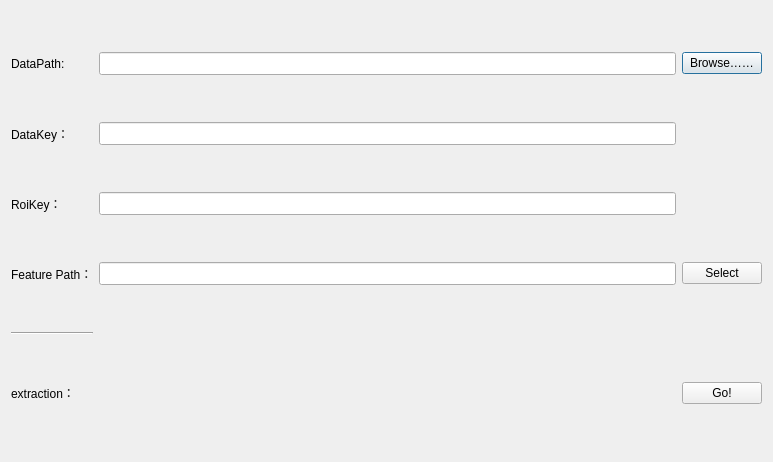
<?xml version="1.0" encoding="UTF-8"?>
<ui version="4.0">
 <class>EeatureExtractionDialog</class>
 <widget class="QDialog" name="EeatureExtractionDialog">
  <property name="geometry">
   <rect>
    <x>0</x>
    <y>0</y>
    <width>773</width>
    <height>462</height>
   </rect>
  </property>
  <property name="windowTitle">
   <string>Feature Extraction</string>
  </property>
  <layout class="QGridLayout" name="gridLayout">
   <item row="4" column="0">
    <widget class="Line" name="line">
     <property name="orientation">
      <enum>Qt::Horizontal</enum>
     </property>
    </widget>
   </item>
   <item row="3" column="1">
    <widget class="QLineEdit" name="FeaturePathLineEdit">
     <property name="font">
      <font>
       <family>Arial</family>
       <pointsize>10</pointsize>
      </font>
     </property>
    </widget>
   </item>
   <item row="0" column="0">
    <widget class="QLabel" name="label">
     <property name="text">
      <string>DataPath:</string>
     </property>
    </widget>
   </item>
   <item row="2" column="0">
    <widget class="QLabel" name="label_3">
     <property name="text">
      <string>RoiKey：</string>
     </property>
    </widget>
   </item>
   <item row="0" column="1">
    <widget class="QLineEdit" name="DataPathEdit">
     <property name="font">
      <font>
       <family>Arial</family>
       <pointsize>10</pointsize>
      </font>
     </property>
    </widget>
   </item>
   <item row="1" column="0">
    <widget class="QLabel" name="label_2">
     <property name="text">
      <string>DataKey：</string>
     </property>
    </widget>
   </item>
   <item row="0" column="2">
    <widget class="QPushButton" name="BrowseButton">
     <property name="text">
      <string>Browse……</string>
     </property>
    </widget>
   </item>
   <item row="1" column="1">
    <widget class="QLineEdit" name="DatakeyLineEdit">
     <property name="font">
      <font>
       <family>Arial</family>
       <pointsize>10</pointsize>
      </font>
     </property>
    </widget>
   </item>
   <item row="2" column="1">
    <widget class="QLineEdit" name="RoiKeyLineEdit">
     <property name="font">
      <font>
       <family>Arial</family>
       <pointsize>10</pointsize>
      </font>
     </property>
    </widget>
   </item>
   <item row="3" column="0">
    <widget class="QLabel" name="label_4">
     <property name="text">
      <string>Feature Path：</string>
     </property>
    </widget>
   </item>
   <item row="3" column="2">
    <widget class="QPushButton" name="SelectButton">
     <property name="text">
      <string>Select</string>
     </property>
    </widget>
   </item>
   <item row="5" column="2">
    <widget class="QPushButton" name="ExtractionButton">
     <property name="text">
      <string>Go!</string>
     </property>
    </widget>
   </item>
   <item row="5" column="0" colspan="2">
    <widget class="QLabel" name="OutputInfo">
     <property name="text">
      <string>extraction：</string>
     </property>
    </widget>
   </item>
  </layout>
 </widget>
 <resources/>
 <connections/>
</ui>
